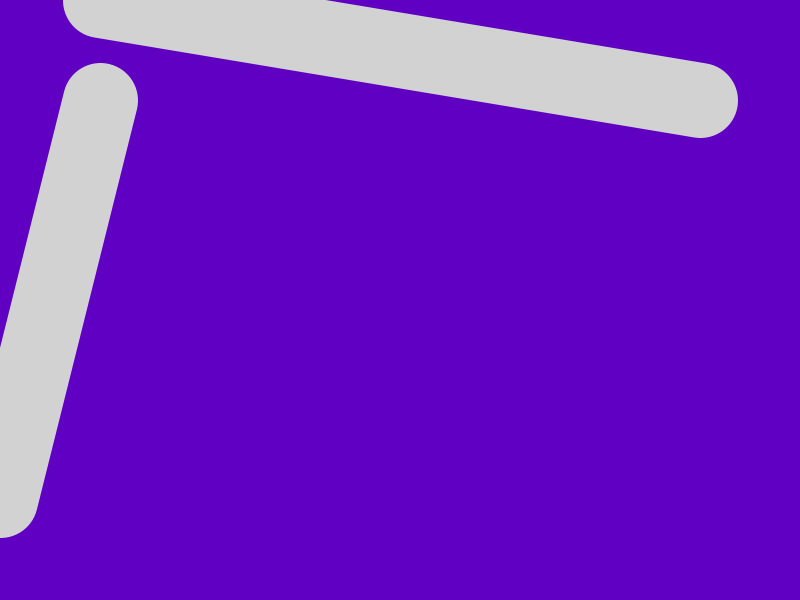
Frame 1 (no input)
Frame 60 (the mouse pressed at the canvas centre just before this capture): identical to frame 1, image omitted
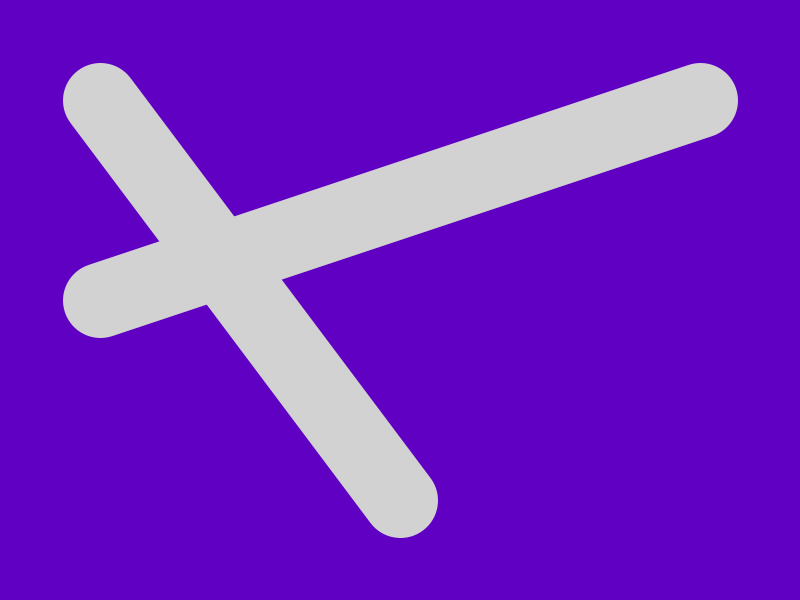
Frame 120 (the mouse held since frame 60 and released just before this capture)

The Processing sketch that drew these frames (run headless with seeded random() and noise(); from frame 60 on, the mouse is pressed at the canvas centre):

// Processing sketch: Guardar_Imagen
// ── Guardar_Imagen.pde
float offset = 100;//Declaracion de variavle numerica flotante.

void setup(){
 size(800,600);//Tamaño de ventana.
}

void draw(){
  strokeWeight(75);//Grosor de linea.
  stroke(210);//Color de linea.
  background(95,0,195);//Color de fondo.
  
  line(offset, offset, mouseX, height - offset);//Genera una linea.
  line(width-offset, offset, offset, mouseY);//Genera una linea.
}

void mousePressed(){//Cuando se precione una tecla del mouse...
  save("imagen.jpg");//Guardar imagen.
}

void keyPressed(){
  save("imagen.jpg");//Guardar imagen.
}
